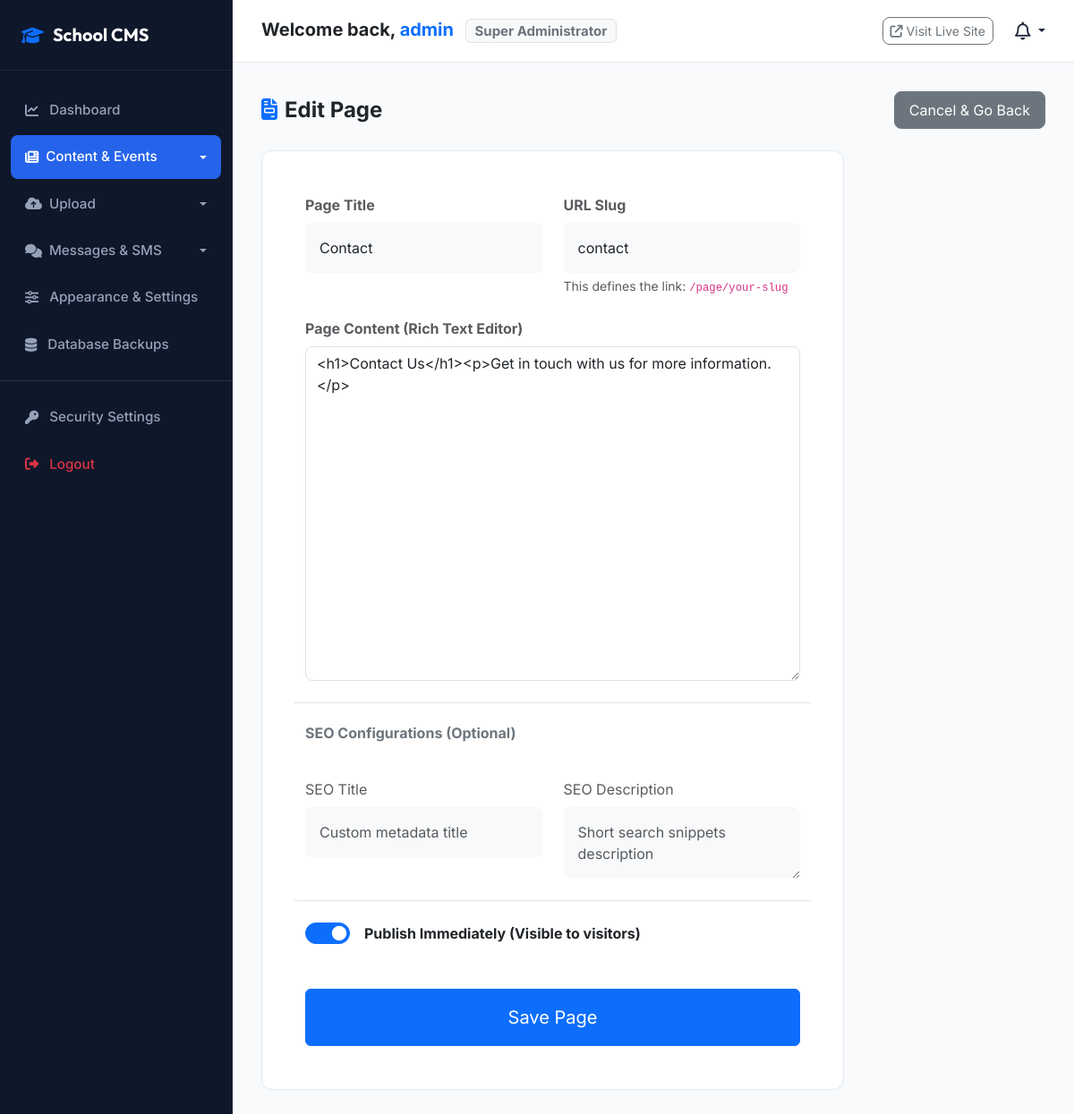
Page /admin/pages/2/edit (signed in) on the committed database.
### app/models/user.py (models this page shows, shortened)
class User(UserMixin, db.Model):
    id = db.Column(db.Integer, primary_key=True)
    username = db.Column(db.String(64), unique=True, nullable=False, index=True)
    email = db.Column(db.String(120), unique=True, nullable=False, index=True)
    password_hash = db.Column(db.String(256), nullable=False)
    is_admin = db.Column(db.Boolean, default=False)
    is_active = db.Column(db.Boolean, default=True)
    school_id = db.Column(db.Integer, db.ForeignKey('school.id'), nullable=True)
    last_login = db.Column(db.DateTime, nullable=True)
    created_at = db.Column(db.DateTime, default=datetime.utcnow)
    updated_at = db.Column(db.DateTime, default=datetime.utcnow, onupdate=datetime.utcnow)
    @property
    def is_super_administrator(self):
        return self.is_admin
    def can(self, perm):
        return self.is_admin
    @property
    def role(self):
        class RoleObj:
            id = 1 if self.is_admin else 2
            name = "Super Administrator" if self.is_admin else "Staff Member"
        return RoleObj()

### app/models/cms.py (models this page shows, shortened)
class Page(db.Model):
    id = db.Column(db.Integer, primary_key=True)
    title = db.Column(db.String(100), nullable=False)
    slug = db.Column(db.String(100), unique=True, nullable=False, index=True)
    content = db.Column(db.Text, nullable=False)
    seo_title = db.Column(db.String(150))
    seo_description = db.Column(db.String(255))
    is_published = db.Column(db.Boolean, default=True)
    created_at = db.Column(db.DateTime, default=datetime.utcnow)
    updated_at = db.Column(db.DateTime, default=datetime.utcnow, onupdate=datetime.utcnow)

### app/admin/routes.py (the view, shortened to what this page needs)
@admin.route('/pages/<int:id>/edit', methods=['GET', 'POST'])
@login_required
@admin_required
def edit_page(id):
    page_item = Page.query.get_or_404(id)
    form = PageForm(obj=page_item)
    return render_template('admin/page_form.html', form=form, title="Edit Page")

### app/forms/cms.py
class PageForm(FlaskForm):
    title = StringField('Page Title', validators=[DataRequired(), Length(1, 100)])
    slug = StringField('URL Slug', validators=[
        DataRequired(),
        Length(1, 100),
        Regexp(r'^[a-z0-9-]+$', message="Slug must contain only lowercase letters, numbers, and dashes.")
    ])
    content = TextAreaField('Page Content', validators=[DataRequired()])
    seo_title = StringField('SEO Title', validators=[Optional(), Length(0, 150)])
    seo_description = TextAreaField('SEO Description', validators=[Optional(), Length(0, 255)])
    is_published = BooleanField('Publish Immediately', default=True)
    submit = SubmitField('Save Page')

### app/admin/routes.py (called while the page is built)
def admin_required(f):
    from functools import wraps
    @wraps(f)
    def decorated_function(*args, **kwargs):
        if not current_user.is_authenticated or not current_user.is_admin:
            flash('You do not have permission to access this page.', 'danger')
            return redirect(url_for('main.index'))
        return f(*args, **kwargs)
    return decorated_function

### app/extensions.py (called while the page is built)
@login_manager.user_loader
def load_user(user_id):
    from app.models.user import User
    return User.query.get(int(user_id))

### app/templates/admin/page_form.html (shortened to what this page needs)
{% extends "admin/base.html" %}
{% block admin_content %}
<div class="d-flex justify-content-between align-items-center mb-4">
    <h4 class="fw-bold m-0 text-dark"><i class="fa-solid fa-file-invoice me-2 text-primary"></i>{{ title }}</h4>
    <a href="{{ url_for('admin.list_pages') }}" class="btn btn-secondary rounded-3 py-2 px-3">
        Cancel & Go Back
    </a>
</div>
<div class="row">
    <div class="col-lg-9">
        <div class="table-card p-5">
            <form action="" method="POST">
                <div class="row g-4">
                    <div class="col-md-6">
                        <label class="form-label text-muted fw-bold">Page Title</label>
                        {{ form.title(class="form-control p-3 bg-light border-0 rounded-3", placeholder="e.g. Science Fair details", id="page-title") }}
                    </div>
                    <div class="col-md-6">
                        <label class="form-label text-muted fw-bold">URL Slug</label>
                        {{ form.slug(class="form-control p-3 bg-light border-0 rounded-3", placeholder="e.g. science-fair", id="page-slug") }}
                        <small class="text-muted mt-1 d-block">This defines the link: <code>/page/your-slug</code></small>
                    </div>
                    <div class="col-12">
                        <label class="form-label text-muted fw-bold">Page Content (Rich Text Editor)</label>
                        {{ form.content(class="form-control rounded-3", rows="15") }}
                    </div>
                    <div class="col-12 border-top pt-4 mt-4">
                        <h6 class="fw-bold mb-3 text-secondary">SEO Configurations (Optional)</h6>
                    </div>
                    <div class="col-md-6">
                        <label class="form-label text-muted">SEO Title</label>
                        {{ form.seo_title(class="form-control p-3 bg-light border-0 rounded-3", placeholder="Custom metadata title") }}
                    </div>
                    <div class="col-md-6">
                        <label class="form-label text-muted">SEO Description</label>
                        {{ form.seo_description(class="form-control p-3 bg-light border-0 rounded-3", placeholder="Short search snippets description") }}
                    </div>
                    <div class="col-12 border-top pt-4">
                        <div class="form-check form-switch p-0 d-flex align-items-center gap-3">
                            {{ form.is_published(class="form-check-input m-0", type="checkbox", style="width: 50px; height: 24px;") }}
                            <label class="form-check-label fw-bold text-dark" for="is_published">Publish Immediately (Visible to visitors)</label>
                        </div>
                    </div>
                    <div class="col-12 mt-5">
                        {{ form.submit(class="btn custom-btn btn-primary w-100 p-3 fs-5") }}
                    </div>
                </div>
            </form>
        </div>
    </div>
</div>
{% endblock %}

### app/templates/admin/base.html (shortened to what this page needs)
<!DOCTYPE html>
<html lang="en">
<head>
    <link href="https://cdn.jsdelivr.net/npm/bootstrap@5.3.2/dist/css/bootstrap.min.css" rel="stylesheet">
    <link href="https://cdnjs.cloudflare.com/ajax/libs/font-awesome/6.4.2/css/all.min.css" rel="stylesheet">
    <link rel="stylesheet" href="{{ url_for('static', filename='css/admin.css') }}">
</head>
<body class="admin-body">
    <aside class="sidebar">
        <div class="sidebar-header">
            <i class="fa-solid fa-graduation-cap text-primary fa-lg"></i>
            <span class="brand-text">School CMS</span>
        </div>
        <ul class="nav-menu">
            <li class="nav-menu-item {% if request.path == '/admin/dashboard' or request.path == '/admin/' %}active{% endif %}">
                <a href="{{ url_for('admin.dashboard') }}" class="nav-menu-link">
                    <i class="fa-solid fa-chart-line"></i>
                    <span>Dashboard</span>
                </a>
            </li>
            {% if current_user.can('manage_pages') or current_user.can('manage_news') or current_user.can('manage_events') %}
                <li class="nav-menu-item dropdown {% if '/admin/pages' in request.path or '/admin/posts' in request.path or '/admin/categories' in request.path or '/admin/events' in request.path %}active{% endif %}">
                    <a class="nav-menu-link dropdown-toggle d-flex align-items-center justify-content-between" href="#" role="button" data-bs-toggle="dropdown" aria-expanded="false">
                        <div class="d-flex align-items-center gap-2">
                            <i class="fa-solid fa-newspaper"></i>
                            <span>Content &amp; Events</span>
                        </div>
                    </a>
                </li>
            {% endif %}
            {% if current_user.can('manage_downloads') or current_user.can('manage_settings') %}
                <li class="nav-menu-item dropdown {% if '/admin/downloads' in request.path or '/admin/media' in request.path or '/admin/upload' in request.path %}active{% endif %}">
                    <a class="nav-menu-link dropdown-toggle d-flex align-items-center justify-content-between" href="#" role="button" data-bs-toggle="dropdown" aria-expanded="false">
                        <div class="d-flex align-items-center gap-2">
                            <i class="fa-solid fa-cloud-arrow-up"></i>
                            <span>Upload</span>
                        </div>
                    </a>
                </li>
            {% endif %}
            {% if current_user.can('manage_messages') %}
                <li class="nav-menu-item dropdown {% if '/admin/inbox' in request.path or '/admin/sms' in request.path %}active{% endif %}">
                    <a class="nav-menu-link dropdown-toggle d-flex align-items-center justify-content-between" href="#" role="button" data-bs-toggle="dropdown" aria-expanded="false">
                        <div class="d-flex align-items-center gap-2">
                            <i class="fa-solid fa-comments"></i>
                            <span>Messages &amp; SMS</span>
                        </div>
                    </a>
                </li>
            {% endif %}
            {% if current_user.can('manage_settings') %}
                <li class="nav-menu-item {% if '/admin/appearance' in request.path or '/admin/settings' in request.path %}active{% endif %}">
                    <a href="{{ url_for('admin.settings') }}" class="nav-menu-link">
                        <i class="fa-solid fa-sliders"></i>
                        <span>Appearance &amp; Settings</span>
                    </a>
                </li>
            {% endif %}
            {% if current_user.is_super_administrator %}
                <li class="nav-menu-item {% if '/admin/backups' in request.path %}active{% endif %}">
                    <a href="{{ url_for('admin.backups') }}" class="nav-menu-link">
                        <i class="fa-solid fa-database"></i>
                        <span>Database Backups</span>
                    </a>
                </li>
            {% endif %}
            <li class="border-top border-secondary my-3 opacity-25"></li>
            <li class="nav-menu-item">
                <a href="{{ url_for('auth.change_password') }}" class="nav-menu-link">
                    <i class="fa-solid fa-key"></i>
                    <span>Security Settings</span>
                </a>
            </li>
            <li class="nav-menu-item">
                <a href="{{ url_for('auth.logout') }}" class="nav-menu-link text-danger">
                    <i class="fa-solid fa-right-from-bracket"></i>
                    <span>Logout</span>
                </a>
            </li>
        </ul>
    </aside>
    <div class="main-wrapper">
        <header class="admin-header">
            <h5 class="fw-bold m-0 text-dark">
                Welcome back, <span class="text-primary">{{ current_user.username }}</span>
                <span class="badge bg-light text-secondary border ms-2 text-xs">{{ current_user.role.name }}</span>
            </h5>
            <div class="d-flex align-items-center gap-4">
                <a href="{{ url_for('main.index') }}" class="btn btn-sm btn-outline-secondary rounded-3" target="_blank">
                    <i class="fa-solid fa-arrow-up-right-from-square me-1"></i>Visit Live Site
                </a>
                <div class="dropdown notification-bell" id="notifBell">
                    <div class="dropdown-toggle" data-bs-toggle="dropdown" aria-expanded="false">
                        <i class="fa-regular fa-bell fa-lg"></i>
                    </div>
                </div>
            </div>
        </header>
        <main class="admin-content">
            {% block admin_content %}{% endblock %}
        </main>
    </div>
</body>
</html>

### app/static/css/admin.css (style rules this page uses)
:root { --sidebar-width: 260px; --sidebar-bg: #0f172a; --sidebar-color: #94a3b8; --sidebar-hover-bg: #1e293b; --sidebar-active-bg: #2563eb; --admin-bg: #f8fafc; --card-bg: #ffffff; --border-color: #e2e8f0; --primary-color: #2563eb; --text-main: #1e293b; --text-muted: #64748b; --transition-fast: all 0.2s ease; --transition-smooth: all 0.35s cubic-bezier(0.4, 0, 0.2, 1); --font-outfit: 'Outfit', sans-serif; --font-inter: 'Inter', sans-serif; }
body.admin-body { background-color: var(--admin-bg); font-family: var(--font-inter); color: var(--text-main); overflow-x: hidden; }
a, button, input, select, textarea { transition: var(--transition-fast); }
.sidebar { position: fixed; top: 0; bottom: 0; left: 0; width: var(--sidebar-width); background-color: var(--sidebar-bg); color: #ffffff; z-index: 100; transition: all 0.3s ease; overflow-y: auto; border-right: 1px solid rgba(255, 255, 255, 0.05); }
.sidebar-header { padding: 1.5rem; border-bottom: 1px solid rgba(255, 255, 255, 0.05); display: flex; align-items: center; gap: 10px; }
.sidebar-header .brand-text { font-family: var(--font-outfit); font-weight: 700; font-size: 1.25rem; color: #ffffff; }
.nav-menu { list-style: none; padding: 1rem 0; margin: 0; }
.nav-menu-item { margin: 4px 12px; }
.nav-menu-link { display: flex; align-items: center; gap: 12px; padding: 0.8rem 1rem; color: var(--sidebar-color); text-decoration: none; border-radius: 8px; font-weight: 500; font-size: 0.95rem; transition: var(--transition-fast); }
.nav-menu-item.active .nav-menu-link { background-color: var(--sidebar-active-bg); color: #ffffff; }
.main-wrapper { margin-left: var(--sidebar-width); min-height: 100vh; display: flex; flex-direction: column; }
.admin-header { background-color: #ffffff; height: 70px; border-bottom: 1px solid var(--border-color); display: flex; align-items: center; justify-content: space-between; padding: 0 2rem; position: sticky; top: 0; z-index: 90; }
.admin-content { flex: 1; padding: 2rem; }
.table-card { background-color: #ffffff; border: 1px solid var(--border-color); border-radius: 12px; box-shadow: 0 1px 3px rgba(0, 0, 0, 0.02); overflow: hidden; transition: var(--transition-smooth); }
.notification-bell { position: relative; cursor: pointer; }

### rows in the picture
User: username "admin", role.name "Super Administrator"
Page: title "Contact", slug "contact", content "<h1>Contact Us</h1><p>Get in touch with us for more information.</p>", is_published "☑"

### other values in the picture
{{ title }} "Edit Page"
